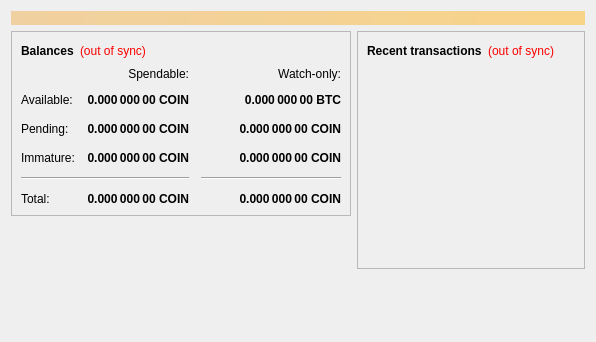
<?xml version="1.0" encoding="UTF-8"?>
<ui version="4.0">
 <class>OverviewPage</class>
 <widget class="QWidget" name="OverviewPage">
  <property name="geometry">
   <rect>
    <x>0</x>
    <y>0</y>
    <width>596</width>
    <height>342</height>
   </rect>
  </property>
  <property name="windowTitle">
   <string>Form</string>
  </property>
  <layout class="QVBoxLayout" name="topLayout">
   <item>
    <widget class="QLabel" name="labelAlerts">
     <property name="visible">
      <bool>false</bool>
     </property>
     <property name="styleSheet">
      <string notr="true">background-color: qlineargradient(x1: 0, y1: 0, x2: 1, y2: 0, stop:0 #F0D0A0, stop:1 #F8D488); color:#000000;</string>
     </property>
     <property name="wordWrap">
      <bool>true</bool>
     </property>
     <property name="margin">
      <number>3</number>
     </property>
    </widget>
   </item>
   <item>
    <layout class="QHBoxLayout" name="horizontalLayout" stretch="1,1">
     <item>
      <layout class="QVBoxLayout" name="verticalLayout_2">
       <item>
        <widget class="QFrame" name="frame">
         <property name="frameShape">
          <enum>QFrame::StyledPanel</enum>
         </property>
         <property name="frameShadow">
          <enum>QFrame::Raised</enum>
         </property>
         <layout class="QVBoxLayout" name="verticalLayout_4">
          <item>
           <layout class="QHBoxLayout" name="horizontalLayout_4">
            <item>
             <widget class="QLabel" name="label_5">
              <property name="font">
               <font>
                <weight>75</weight>
                <bold>true</bold>
               </font>
              </property>
              <property name="text">
               <string>Balances</string>
              </property>
             </widget>
            </item>
            <item>
             <widget class="QLabel" name="labelWalletStatus">
              <property name="cursor">
               <cursorShape>WhatsThisCursor</cursorShape>
              </property>
              <property name="toolTip">
               <string>The displayed information may be out of date. Your wallet automatically synchronizes with the FairPay network after a connection is established, but this process has not completed yet.</string>
              </property>
              <property name="styleSheet">
               <string notr="true">QLabel { color: red; }</string>
              </property>
              <property name="text">
               <string notr="true">(out of sync)</string>
              </property>
              <property name="alignment">
               <set>Qt::AlignLeading|Qt::AlignLeft|Qt::AlignVCenter</set>
              </property>
             </widget>
            </item>
            <item>
             <spacer name="horizontalSpacer_3">
              <property name="orientation">
               <enum>Qt::Horizontal</enum>
              </property>
              <property name="sizeHint" stdset="0">
               <size>
                <width>40</width>
                <height>20</height>
               </size>
              </property>
             </spacer>
            </item>
           </layout>
          </item>
          <item>
           <layout class="QGridLayout" name="gridLayout">
            <property name="spacing">
             <number>12</number>
            </property>
            <item row="2" column="2">
             <widget class="QLabel" name="labelWatchPending">
              <property name="font">
               <font>
                <weight>75</weight>
                <bold>true</bold>
               </font>
              </property>
              <property name="cursor">
               <cursorShape>IBeamCursor</cursorShape>
              </property>
              <property name="toolTip">
               <string>Unconfirmed transactions to watch-only addresses</string>
              </property>
              <property name="text">
               <string notr="true">0.000 000 00 COIN</string>
              </property>
              <property name="alignment">
               <set>Qt::AlignRight|Qt::AlignTrailing|Qt::AlignVCenter</set>
              </property>
              <property name="textInteractionFlags">
               <set>Qt::LinksAccessibleByMouse|Qt::TextSelectableByKeyboard|Qt::TextSelectableByMouse</set>
              </property>
             </widget>
            </item>
            <item row="2" column="1">
             <widget class="QLabel" name="labelUnconfirmed">
              <property name="font">
               <font>
                <weight>75</weight>
                <bold>true</bold>
               </font>
              </property>
              <property name="cursor">
               <cursorShape>IBeamCursor</cursorShape>
              </property>
              <property name="toolTip">
               <string>Total of transactions that have yet to be confirmed, and do not yet count toward the spendable balance</string>
              </property>
              <property name="text">
               <string notr="true">0.000 000 00 COIN</string>
              </property>
              <property name="alignment">
               <set>Qt::AlignRight|Qt::AlignTrailing|Qt::AlignVCenter</set>
              </property>
              <property name="textInteractionFlags">
               <set>Qt::LinksAccessibleByMouse|Qt::TextSelectableByKeyboard|Qt::TextSelectableByMouse</set>
              </property>
             </widget>
            </item>
            <item row="3" column="2">
             <widget class="QLabel" name="labelWatchImmature">
              <property name="font">
               <font>
                <weight>75</weight>
                <bold>true</bold>
               </font>
              </property>
              <property name="cursor">
               <cursorShape>IBeamCursor</cursorShape>
              </property>
              <property name="toolTip">
               <string>Mined balance in watch-only addresses that has not yet matured</string>
              </property>
              <property name="text">
               <string notr="true">0.000 000 00 COIN</string>
              </property>
              <property name="alignment">
               <set>Qt::AlignRight|Qt::AlignTrailing|Qt::AlignVCenter</set>
              </property>
              <property name="textInteractionFlags">
               <set>Qt::LinksAccessibleByMouse|Qt::TextSelectableByKeyboard|Qt::TextSelectableByMouse</set>
              </property>
             </widget>
            </item>
            <item row="4" column="0" colspan="2">
             <widget class="Line" name="line">
              <property name="orientation">
               <enum>Qt::Horizontal</enum>
              </property>
             </widget>
            </item>
            <item row="4" column="2">
             <widget class="Line" name="lineWatchBalance">
              <property name="sizePolicy">
               <sizepolicy hsizetype="Preferred" vsizetype="Fixed">
                <horstretch>0</horstretch>
                <verstretch>0</verstretch>
               </sizepolicy>
              </property>
              <property name="minimumSize">
               <size>
                <width>140</width>
                <height>0</height>
               </size>
              </property>
              <property name="orientation">
               <enum>Qt::Horizontal</enum>
              </property>
             </widget>
            </item>
            <item row="5" column="0">
             <widget class="QLabel" name="labelTotalText">
              <property name="text">
               <string>Total:</string>
              </property>
             </widget>
            </item>
            <item row="3" column="1">
             <widget class="QLabel" name="labelImmature">
              <property name="font">
               <font>
                <weight>75</weight>
                <bold>true</bold>
               </font>
              </property>
              <property name="cursor">
               <cursorShape>IBeamCursor</cursorShape>
              </property>
              <property name="toolTip">
               <string>Mined balance that has not yet matured</string>
              </property>
              <property name="text">
               <string notr="true">0.000 000 00 COIN</string>
              </property>
              <property name="alignment">
               <set>Qt::AlignRight|Qt::AlignTrailing|Qt::AlignVCenter</set>
              </property>
              <property name="textInteractionFlags">
               <set>Qt::LinksAccessibleByMouse|Qt::TextSelectableByKeyboard|Qt::TextSelectableByMouse</set>
              </property>
             </widget>
            </item>
            <item row="2" column="3">
             <spacer name="horizontalSpacer_2">
              <property name="orientation">
               <enum>Qt::Horizontal</enum>
              </property>
              <property name="sizeHint" stdset="0">
               <size>
                <width>40</width>
                <height>20</height>
               </size>
              </property>
             </spacer>
            </item>
            <item row="3" column="0">
             <widget class="QLabel" name="labelImmatureText">
              <property name="text">
               <string>Immature:</string>
              </property>
             </widget>
            </item>
            <item row="5" column="1">
             <widget class="QLabel" name="labelTotal">
              <property name="font">
               <font>
                <weight>75</weight>
                <bold>true</bold>
               </font>
              </property>
              <property name="cursor">
               <cursorShape>IBeamCursor</cursorShape>
              </property>
              <property name="toolTip">
               <string>Your current total balance</string>
              </property>
              <property name="text">
               <string notr="true">0.000 000 00 COIN</string>
              </property>
              <property name="alignment">
               <set>Qt::AlignRight|Qt::AlignTrailing|Qt::AlignVCenter</set>
              </property>
              <property name="textInteractionFlags">
               <set>Qt::LinksAccessibleByMouse|Qt::TextSelectableByKeyboard|Qt::TextSelectableByMouse</set>
              </property>
             </widget>
            </item>
            <item row="5" column="2">
             <widget class="QLabel" name="labelWatchTotal">
              <property name="font">
               <font>
                <weight>75</weight>
                <bold>true</bold>
               </font>
              </property>
              <property name="cursor">
               <cursorShape>IBeamCursor</cursorShape>
              </property>
              <property name="toolTip">
               <string>Current total balance in watch-only addresses</string>
              </property>
              <property name="text">
               <string notr="true">0.000 000 00 COIN</string>
              </property>
              <property name="alignment">
               <set>Qt::AlignRight|Qt::AlignTrailing|Qt::AlignVCenter</set>
              </property>
              <property name="textInteractionFlags">
               <set>Qt::LinksAccessibleByMouse|Qt::TextSelectableByKeyboard|Qt::TextSelectableByMouse</set>
              </property>
             </widget>
            </item>
            <item row="0" column="2">
             <widget class="QLabel" name="labelWatchonly">
              <property name="text">
               <string>Watch-only:</string>
              </property>
              <property name="alignment">
               <set>Qt::AlignRight|Qt::AlignTrailing|Qt::AlignVCenter</set>
              </property>
             </widget>
            </item>
            <item row="1" column="0">
             <widget class="QLabel" name="labelBalanceText">
              <property name="text">
               <string>Available:</string>
              </property>
             </widget>
            </item>
            <item row="1" column="1">
             <widget class="QLabel" name="labelBalance">
              <property name="font">
               <font>
                <weight>75</weight>
                <bold>true</bold>
               </font>
              </property>
              <property name="cursor">
               <cursorShape>IBeamCursor</cursorShape>
              </property>
              <property name="toolTip">
               <string>Your current spendable balance</string>
              </property>
              <property name="text">
               <string notr="true">0.000 000 00 COIN</string>
              </property>
              <property name="alignment">
               <set>Qt::AlignRight|Qt::AlignTrailing|Qt::AlignVCenter</set>
              </property>
              <property name="textInteractionFlags">
               <set>Qt::LinksAccessibleByMouse|Qt::TextSelectableByKeyboard|Qt::TextSelectableByMouse</set>
              </property>
             </widget>
            </item>
            <item row="1" column="2">
             <widget class="QLabel" name="labelWatchAvailable">
              <property name="font">
               <font>
                <weight>75</weight>
                <bold>true</bold>
               </font>
              </property>
              <property name="cursor">
               <cursorShape>IBeamCursor</cursorShape>
              </property>
              <property name="toolTip">
               <string>Your current balance in watch-only addresses</string>
              </property>
              <property name="text">
               <string notr="true">0.000 000 00 BTC</string>
              </property>
              <property name="alignment">
               <set>Qt::AlignRight|Qt::AlignTrailing|Qt::AlignVCenter</set>
              </property>
              <property name="textInteractionFlags">
               <set>Qt::LinksAccessibleByMouse|Qt::TextSelectableByKeyboard|Qt::TextSelectableByMouse</set>
              </property>
             </widget>
            </item>
            <item row="2" column="0">
             <widget class="QLabel" name="labelPendingText">
              <property name="text">
               <string>Pending:</string>
              </property>
             </widget>
            </item>
            <item row="0" column="1">
             <widget class="QLabel" name="labelSpendable">
              <property name="text">
               <string>Spendable:</string>
              </property>
              <property name="alignment">
               <set>Qt::AlignRight|Qt::AlignTrailing|Qt::AlignVCenter</set>
              </property>
             </widget>
            </item>
           </layout>
          </item>
         </layout>
        </widget>
       </item>
       <item>
        <spacer name="verticalSpacer">
         <property name="orientation">
          <enum>Qt::Vertical</enum>
         </property>
         <property name="sizeHint" stdset="0">
          <size>
           <width>20</width>
           <height>40</height>
          </size>
         </property>
        </spacer>
       </item>
      </layout>
     </item>
     <item>
      <layout class="QVBoxLayout" name="verticalLayout_3">
       <item>
        <widget class="QFrame" name="frame_2">
         <property name="frameShape">
          <enum>QFrame::StyledPanel</enum>
         </property>
         <property name="frameShadow">
          <enum>QFrame::Raised</enum>
         </property>
         <layout class="QVBoxLayout" name="verticalLayout">
          <item>
           <layout class="QHBoxLayout" name="horizontalLayout_2">
            <item>
             <widget class="QLabel" name="label_4">
              <property name="font">
               <font>
                <weight>75</weight>
                <bold>true</bold>
               </font>
              </property>
              <property name="text">
               <string>Recent transactions</string>
              </property>
             </widget>
            </item>
            <item>
             <widget class="QLabel" name="labelTransactionsStatus">
              <property name="cursor">
               <cursorShape>WhatsThisCursor</cursorShape>
              </property>
              <property name="toolTip">
               <string>The displayed information may be out of date. Your wallet automatically synchronizes with the FairPay network after a connection is established, but this process has not completed yet.</string>
              </property>
              <property name="styleSheet">
               <string notr="true">QLabel { color: red; }</string>
              </property>
              <property name="text">
               <string notr="true">(out of sync)</string>
              </property>
              <property name="alignment">
               <set>Qt::AlignRight|Qt::AlignTrailing|Qt::AlignVCenter</set>
              </property>
             </widget>
            </item>
            <item>
             <spacer name="horizontalSpacer">
              <property name="orientation">
               <enum>Qt::Horizontal</enum>
              </property>
              <property name="sizeHint" stdset="0">
               <size>
                <width>40</width>
                <height>20</height>
               </size>
              </property>
             </spacer>
            </item>
           </layout>
          </item>
          <item>
           <widget class="QListView" name="listTransactions">
            <property name="styleSheet">
             <string notr="true">QListView { background: transparent; }</string>
            </property>
            <property name="frameShape">
             <enum>QFrame::NoFrame</enum>
            </property>
            <property name="verticalScrollBarPolicy">
             <enum>Qt::ScrollBarAlwaysOff</enum>
            </property>
            <property name="horizontalScrollBarPolicy">
             <enum>Qt::ScrollBarAlwaysOff</enum>
            </property>
            <property name="selectionMode">
             <enum>QAbstractItemView::NoSelection</enum>
            </property>
           </widget>
          </item>
         </layout>
        </widget>
       </item>
       <item>
        <spacer name="verticalSpacer_2">
         <property name="orientation">
          <enum>Qt::Vertical</enum>
         </property>
         <property name="sizeHint" stdset="0">
          <size>
           <width>20</width>
           <height>40</height>
          </size>
         </property>
        </spacer>
       </item>
      </layout>
     </item>
    </layout>
   </item>
  </layout>
 </widget>
 <resources/>
 <connections/>
</ui>
